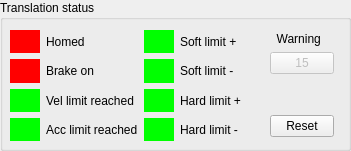
   <widget class="QGroupBox" name="groupBox_13">
    <property name="geometry">
     <rect>
      <x>30</x>
      <y>140</y>
      <width>351</width>
      <height>151</height>
     </rect>
    </property>
    <property name="title">
     <string>Translation status</string>
    </property>
    <widget class="QWidget" name="layoutWidget_9">
     <property name="geometry">
      <rect>
       <x>270</x>
       <y>32</y>
       <width>64</width>
       <height>105</height>
      </rect>
     </property>
     <layout class="QVBoxLayout" name="verticalLayout_5">
      <item>
       <widget class="QLabel" name="label_16">
        <property name="text">
         <string>  Warning</string>
        </property>
       </widget>
      </item>
      <item>
       <widget class="QPushButton" name="pushButton_tz_warning">
        <property name="enabled">
         <bool>false</bool>
        </property>
        <property name="text">
         <string>15</string>
        </property>
       </widget>
      </item>
      <item>
       <spacer name="verticalSpacer_4">
        <property name="orientation">
         <enum>Qt::Vertical</enum>
        </property>
        <property name="sizeHint" stdset="0">
         <size>
          <width>20</width>
          <height>28</height>
         </size>
        </property>
       </spacer>
      </item>
      <item>
       <widget class="QPushButton" name="pushButton_tz_reset">
        <property name="text">
         <string>Reset</string>
        </property>
       </widget>
      </item>
     </layout>
    </widget>
    <widget class="QWidget" name="layoutWidget_5">
     <property name="geometry">
      <rect>
       <x>10</x>
       <y>30</y>
       <width>231</width>
       <height>111</height>
      </rect>
     </property>
     <layout class="QGridLayout" name="gridLayout_12">
      <item row="0" column="0">
       <widget class="QLabel" name="label_tz_homed">
        <property name="styleSheet">
         <string>background-color: rgb(255, 0, 0);</string>
        </property>
        <property name="text">
         <string/>
        </property>
       </widget>
      </item>
      <item row="0" column="1">
       <widget class="QLabel" name="label_41">
        <property name="text">
         <string>Homed</string>
        </property>
       </widget>
      </item>
      <item row="0" column="2">
       <widget class="QLabel" name="label_tz_soft_limitP">
        <property name="styleSheet">
         <string>background-color: rgb(0, 255, 0);</string>
        </property>
        <property name="text">
         <string/>
        </property>
       </widget>
      </item>
      <item row="0" column="3">
       <widget class="QLabel" name="label_42">
        <property name="text">
         <string>Soft limit +</string>
        </property>
       </widget>
      </item>
      <item row="1" column="0">
       <widget class="QLabel" name="label_tz_brake">
        <property name="styleSheet">
         <string>background-color: rgb(255, 0, 0);</string>
        </property>
        <property name="text">
         <string/>
        </property>
       </widget>
      </item>
      <item row="1" column="1">
       <widget class="QLabel" name="label_44">
        <property name="text">
         <string>Brake on</string>
        </property>
       </widget>
      </item>
      <item row="1" column="2">
       <widget class="QLabel" name="label_tz_soft_limitM">
        <property name="styleSheet">
         <string>background-color: rgb(0, 255, 0);</string>
        </property>
        <property name="text">
         <string/>
        </property>
       </widget>
      </item>
      <item row="1" column="3">
       <widget class="QLabel" name="label_45">
        <property name="text">
         <string>Soft limit -</string>
        </property>
       </widget>
      </item>
      <item row="2" column="0">
       <widget class="QLabel" name="label_tz_vel_limit">
        <property name="styleSheet">
         <string>background-color: rgb(0, 255, 0);</string>
        </property>
        <property name="text">
         <string/>
        </property>
       </widget>
      </item>
      <item row="2" column="1">
       <widget class="QLabel" name="label_47">
        <property name="text">
         <string>Vel limit reached</string>
        </property>
       </widget>
      </item>
      <item row="2" column="2">
       <widget class="QLabel" name="label_tz_hard_limitP">
        <property name="styleSheet">
         <string>background-color: rgb(0, 255, 0);</string>
        </property>
        <property name="text">
         <string/>
        </property>
       </widget>
      </item>
      <item row="2" column="3">
       <widget class="QLabel" name="label_49">
        <property name="text">
         <string>Hard limit +</string>
        </property>
       </widget>
      </item>
      <item row="3" column="0">
       <widget class="QLabel" name="label_tz_acc_limit">
        <property name="styleSheet">
         <string>background-color: rgb(0, 255, 0);</string>
        </property>
        <property name="text">
         <string/>
        </property>
       </widget>
      </item>
      <item row="3" column="1">
       <widget class="QLabel" name="label_52">
        <property name="text">
         <string>Acc limit reached</string>
        </property>
       </widget>
      </item>
      <item row="3" column="2">
       <widget class="QLabel" name="label_tz_hard_limitM">
        <property name="styleSheet">
         <string>background-color: rgb(0, 255, 0);</string>
        </property>
        <property name="text">
         <string/>
        </property>
       </widget>
      </item>
      <item row="3" column="3">
       <widget class="QLabel" name="label_53">
        <property name="text">
         <string>Hard limit -</string>
        </property>
       </widget>
      </item>
     </layout>
    </widget>
   </widget>
